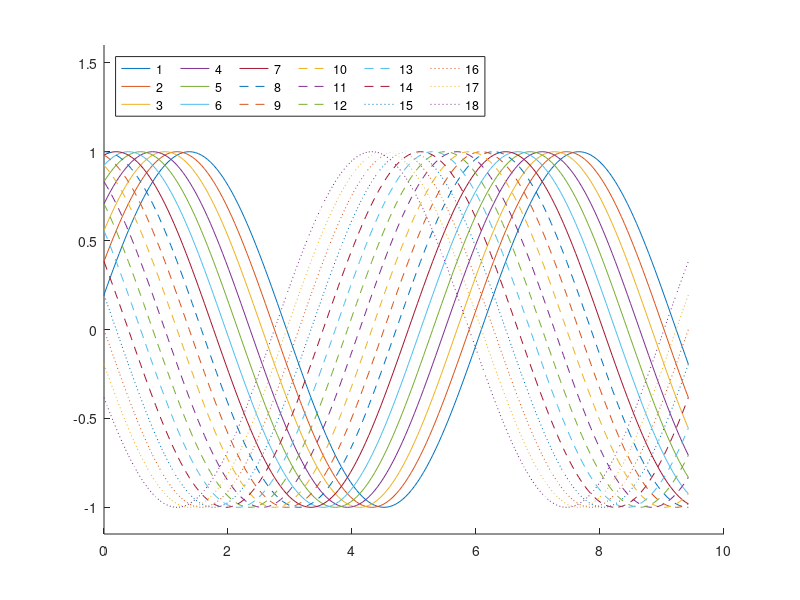

MATLAB code for this plot:
t = 0:pi/64:3*pi;
dPhi = pi/16;
set(gca,'LineStyleOrder',{'-','--',':','-.'})
hold on

for ii = 1:18
    plot(t,sin(t+dPhi*ii))
    legend_str{ii} = num2str(ii);
end
ylim([-1.15 1.6])

legend(legend_str,'Location','NorthWest','NumColumns',6)